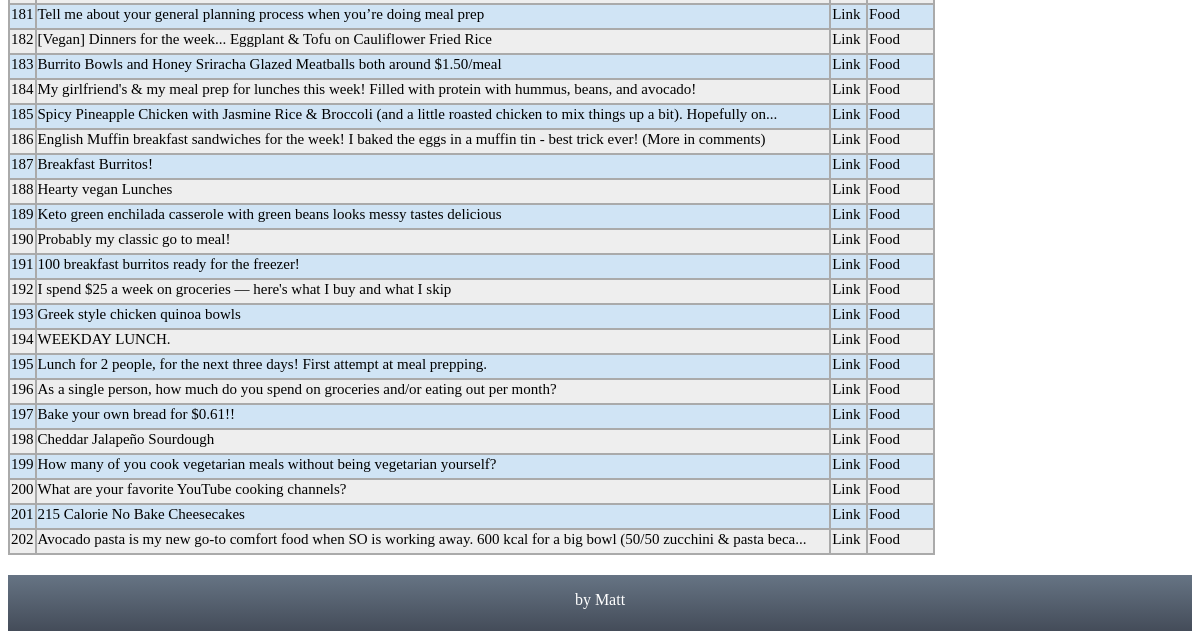
/sortbyfood (lower part), run on an earlier commit of the app's database.
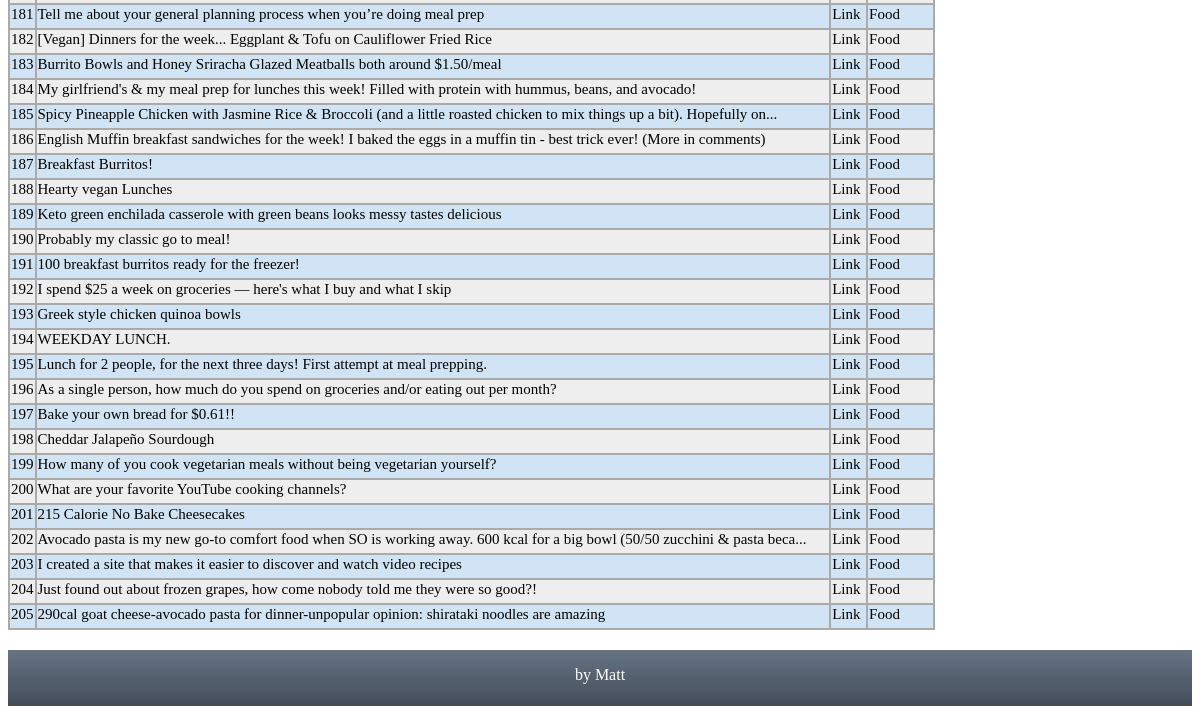
And on a later commit of the database.
### tables this page shows
CREATE TABLE posts (id text primary key unique, title text, link text, category text);

### app.py (the view)
@app.route('/sortbyfood', methods=['GET', 'POST'])
def sortbyfood():
	db = get_db()
	cur = db.execute('SELECT id, title, link, category FROM posts WHERE category = "Food"')
	results = cur.fetchall()
	return render_template("sortbyfood.html", results=results)

### app.py (called while the page is built)
def connect_db():
	sql = sqlite3.connect('C:\\Users\\MGLafayette\\Desktop\\Projects\\Flask\\data.db')
	sql.row_factory = sqlite3.Row
	return sql

def get_db():
	if not hasattr(g, 'sqlite3'):
		g.sqlite_db = connect_db()
	return g.sqlite_db

### templates/sortbyfood.html (shortened to what this page needs)
<!DOCTYPE html>
<html>
<head>
	<link rel="stylesheet" type="text/css" href="{{ url_for('static', filename='CSS/style.css') }}">
</head>
{% extends "navtest.html" %}
	{% block content %}
<table class="blueTable">
		{% for post in results %}
	<tr>
		<td>{{loop.index}}</td>
		<td>{{post['title']}}</td>
		<td><a href="{{post['link']}}" target='_blank'>Link</a></td>
		<td>{{post['category']}}</td>
	</tr>
		{% endfor %}
</table>
	{% endblock %}

What changed in the data, as far as the page shows it:
now on this page (row edited): posts: title "I created a site that makes it easier to discover and watch video recipes", category "Food"
now on this page (row edited): posts: title "Just found out about frozen grapes, how come nobody told me they were so good?!", category "Food"
now on this page (row edited): posts: title "290cal goat cheese-avocado pasta for dinner-unpopular opinion: shirataki noodles are amazing", category "Food"
